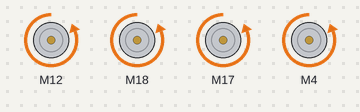
Recording of a sketch running on a simulated Arduino Uno, built with avr-gcc and run on an emulated ATmega328P. Shown: 4 × DC motor (green arrow = forward, orange = backward, longer = faster).

Above: at 0.5 s.
At 1.5 s:
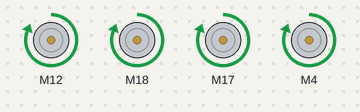
At 2.5 s:
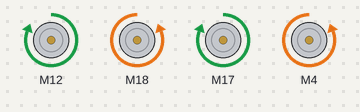
At 3.5 s:
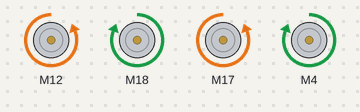
At 4.5 s:
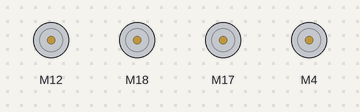
Timing chart, 0 to 6.5 s (numbered marks = the images above):
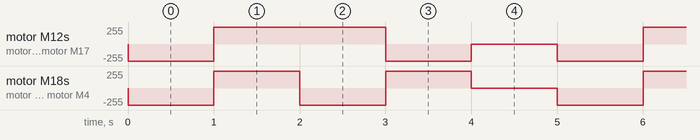

The sketch:

PruebaMotores.ino
```cpp
//Codigo elaborado por Mike, Carlos, David, Alonso y Fausto


//Patas delanteras, canales 11 y 12. Patas traseras canales 6 y 7
#include "BTS7960.h"


const uint8_t motor1_pins[3] = { 2, 12, 13};  //Enable, Left_PWM, Right_PWM //RPWM3 EN PLACA
const uint8_t motor2_pins[3] = { 2, 18, 5 };  //Enable, Left_PWM, Right_PWM //RPWM6 EN PLACA
const uint8_t motor3_pins[3] = { 2, 17, 16 };  //Enable, Left_PWM, Right_PWM //RPWM7 EN PLACA
const uint8_t motor4_pins[3] = { 2, 4, 0 };  //Enable, Left_PWM, Right_PWM //RPWM8 EN PLACA

BTS7960 motorController1(motor1_pins[0], motor1_pins[1], motor1_pins[2]);
BTS7960 motorController2(motor2_pins[0], motor2_pins[1], motor2_pins[2]);
BTS7960 motorController3(motor3_pins[0], motor3_pins[1], motor3_pins[2]);
BTS7960 motorController4(motor4_pins[0], motor4_pins[1], motor4_pins[2]);


int velocidad = 255;

void setup() {
  Serial.begin(115200);
  motorController1.Enable();
  motorController2.Enable();
  motorController3.Enable();
  motorController4.Enable();

}

///************************CAMBIAR canales por variables************************

void loop() {

  adelante();
  delay(1000);

  atras();
  delay(1000);


  izquierda();
  delay(1000);


  derecha();
  delay(1000);


  alto();
  delay(1000);

}

void adelante() {

  motorController1.TurnLeft(velocidad);
  motorController2.TurnLeft(velocidad);
  motorController3.TurnLeft(velocidad);
  motorController4.TurnLeft(velocidad);
}

void atras() {

  motorController1.TurnRight(velocidad);
  motorController2.TurnRight(velocidad);
  motorController3.TurnRight(velocidad);
  motorController4.TurnRight(velocidad);
}

void derecha() {

  motorController1.TurnLeft(velocidad);
  motorController2.TurnRight(velocidad);
  motorController3.TurnLeft(velocidad);
  motorController4.TurnRight(velocidad);
}

void izquierda() {

  motorController1.TurnRight(velocidad);
  motorController2.TurnLeft(velocidad);
  motorController3.TurnRight(velocidad);
  motorController4.TurnLeft(velocidad);
}
void alto() {

  motorController1.Stop();
  motorController2.Stop();
  motorController3.Stop();
  motorController4.Stop();
}
```

Measured:
- by itself, motor M12, motor M17: repeats every 5.0 s: forward 255/255 2.0 s, backward 255/255 1.0 s, stopped 1.0 s, backward 255/255 1.0 s
- by itself, motor M18, motor M4: repeats every 5.0 s: forward 255/255 1.0 s, backward 255/255 1.0 s, forward 255/255 1.0 s, stopped 1.0 s, backward 255/255 1.0 s
